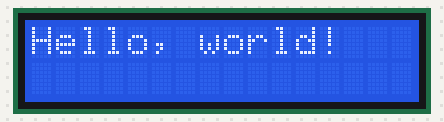
This sketch was run on a simulated Arduino Uno, built with avr-gcc and run on an emulated ATmega328P. On the bench: 16×2 character LCD.

Above: at 0.1 s.
At 5.2 s:
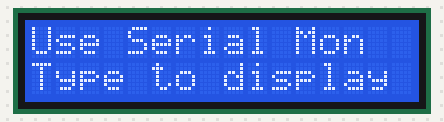

The sketch:

LCD1602_hello_world.ino
```cpp
#include <Wire.h>
#include <LiquidCrystal_I2C.h>

LiquidCrystal_I2C lcd(0x27,16,2);  // 设置液晶地址 0x27  设置一行显示的字符 16个 2 行显示

void setup()
{
  lcd.init();                      //初始化

  // Print a message to the LCD.
  lcd.backlight();   //打开背光
  lcd.print("Hello, world!");  //输出内容
  delay(5000);
  lcd.clear();//清屏，准备显示新信息
  lcd.setCursor(0, 0);//光标移动到第1行的第1个字符开始显示
  lcd.print("Use Serial Mon");
  lcd.setCursor(0, 1);//光标移动到第2行的第1个字符
  lcd.print("Type to display");
}

void loop()
{
}
```
